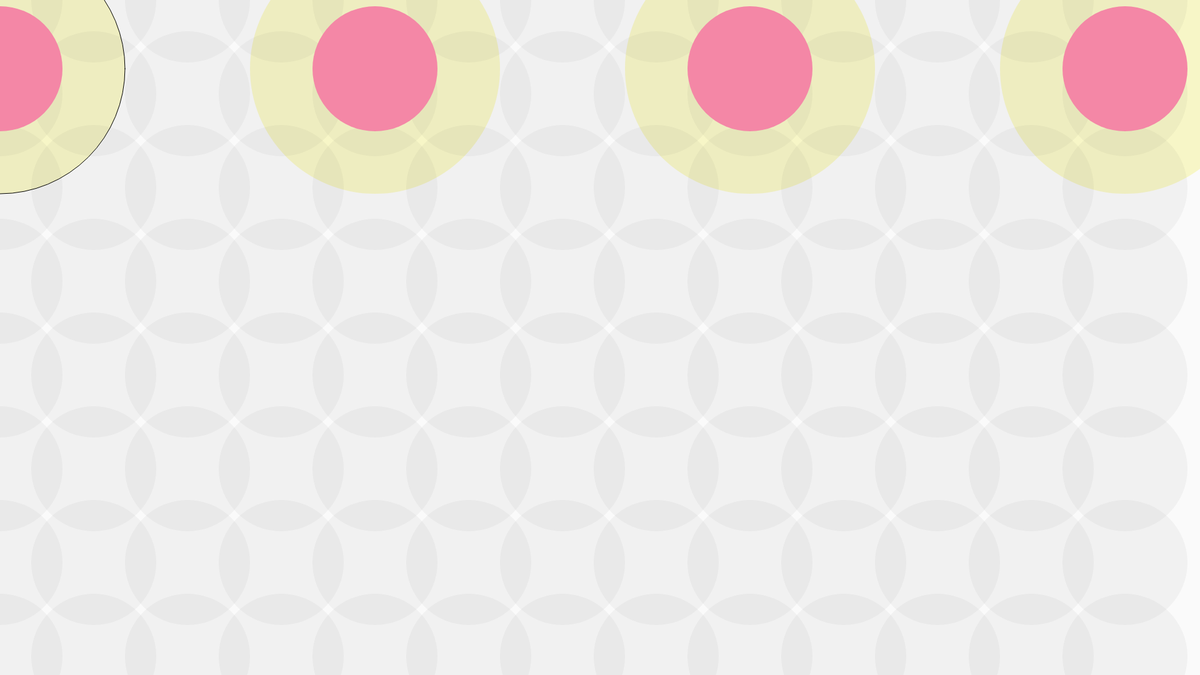
Frame 1 (no input)
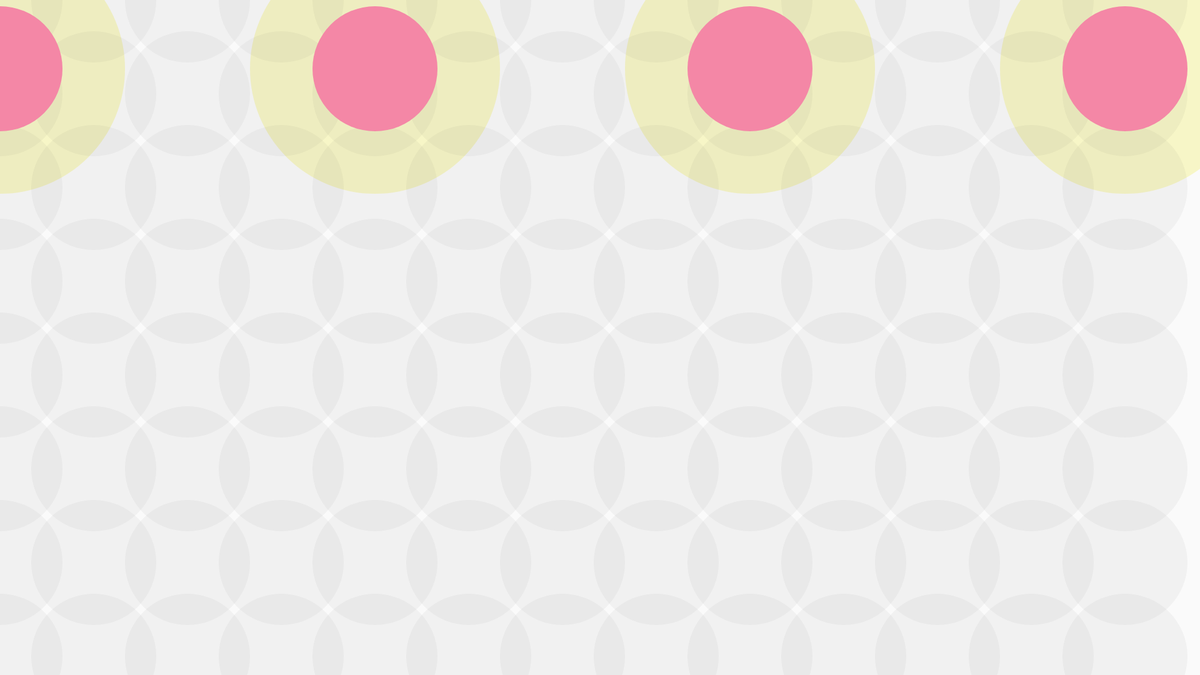
Frame 60 (no input)
Frame 120 (the mouse pressed at the canvas centre since frame 60): identical to frame 60, image omitted

The p5.js sketch that drew these frames (run headless with seeded random() and noise() and a simulated clock; from frame 60 on, the mouse is pressed at the canvas centre):

// p5.js sketch
// ── sketch.js
    function setup(){
    createCanvas(1920,1080);

    
}

    function draw(){
    
    
        background(250);
    
    
        var x = 0;
        
        while (x <= width) {
        fill(242,239,121,100);
        ellipse(x,110,400,400);
        noStroke();
    
        x = x + 600;
        }
        
        fill(35,31,32,10 );
        for (var x = 0; x <= width; x = x + 150){
        for (var y = 0; y <= height; y = y + 150){
           
            ellipse(x,y,200,200);
        }
        
         
            
        }
        
          var x = 0;
        
        while (x <= width) {
        fill(244,135,166);
        ellipse(x,110,200,200);
        x = x + 600;
        }
        
      
    }

    
        

    
       
